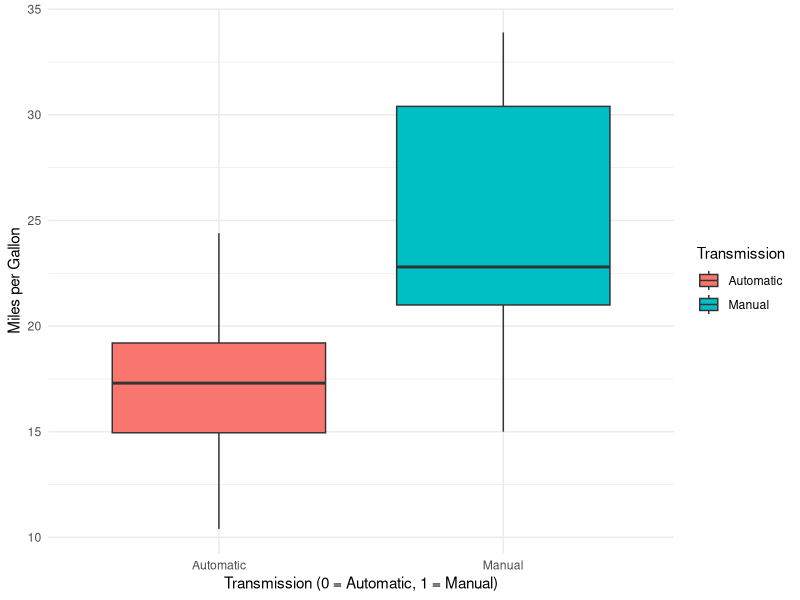
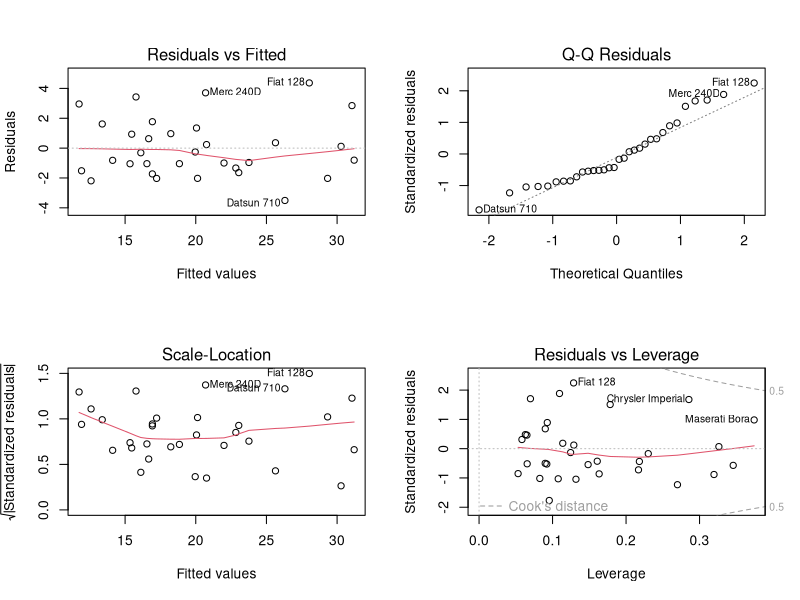

Recreate these plots in R, in order.
## ---- chunk 1
# Load libraries
library(ggplot2)
## ---- chunk 2
# Load the mtcars dataset
cars <- mtcars

# Convert the values in "am" column, 1 for automatic, and 0 for manual
cars$am <- factor(ifelse(cars$am == 0, "Automatic", "Manual"))

# View the dataset
head(cars)
## ---- chunk 3
# Simple t.test on the mtcars data
cars_t_test <- t.test(mpg ~ am, data = cars)
cars_t_test$p.value
## ---- chunk 4
# Perform some basic EDA. Plot the distribution of MPG for cars with manual and automatic transmissions to see if there's a visible difference.
cars_plot <- ggplot(cars, aes(x = factor(am), y = mpg, fill = factor(am))) + 
  geom_boxplot() +
  labs(x = "Transmission (0 = Automatic, 1 = Manual)", y = "Miles per Gallon", fill = "Transmission") +
  theme_minimal()

# Print the plot
cars_plot
## ---- chunk 5
# Full regression model to help finding the step model in the next step
full_fit <- lm(mpg ~ . , data = cars)

# Using step model to find the best fit regression
stepModel <- step(full_fit, k=log(nrow(cars)))

# Extract coefficients
summary(stepModel)
## ---- chunk 6
# Further analysis of the regression model between wt and am
full_fit_adjusted <- lm(mpg ~ wt + qsec + am + wt:am, data = cars)

# Extract coefficients
summary(full_fit_adjusted)
## ---- chunk 7
# Using anova to find the best fit model
anova(full_fit_adjusted, full_fit)

# Pick the best model mpg ~ wt + qsec + am + wt:am with the highest R-adjusted value
summary(full_fit_adjusted)$coef
## ---- chunk 8
# As for the Dfbetas, the measure of how much an observation has effected the estimate of a regression coefficient, this is the following result:
sum((abs(dfbetas(full_fit_adjusted)))>1)
## ---- chunk 9
# Plot statistical value
par(mfrow = c(2, 2))
plot(full_fit_adjusted)
